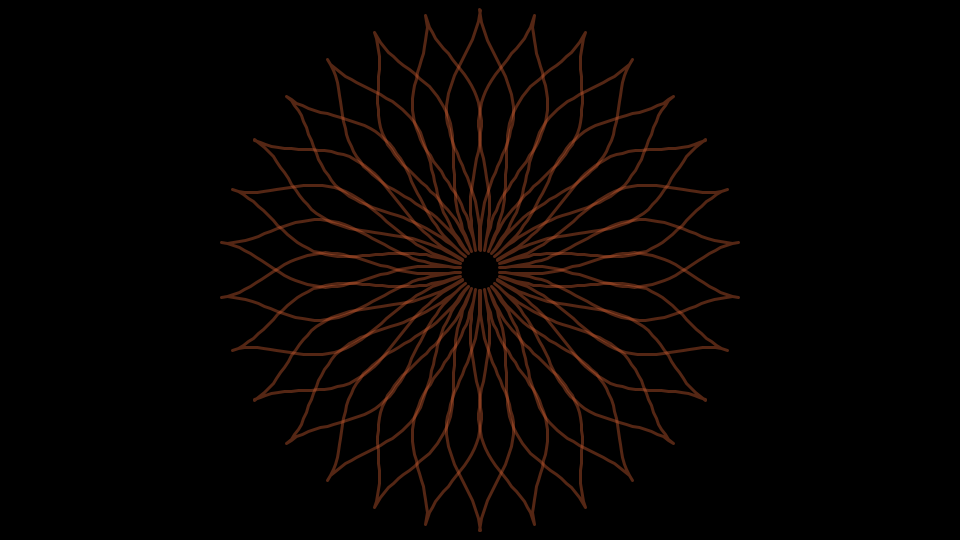
Frame 1 (no input)
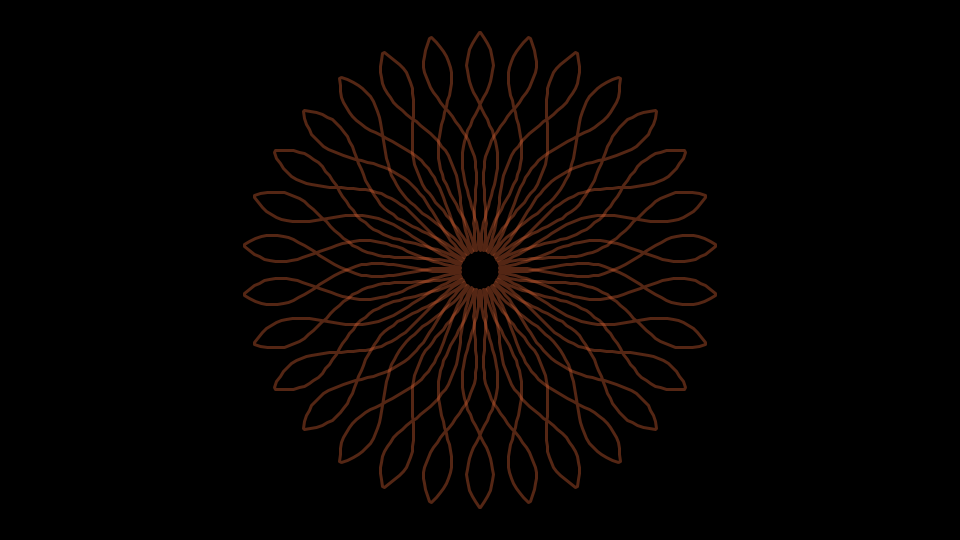
Frame 60 (the mouse pressed at the canvas centre just before this capture)
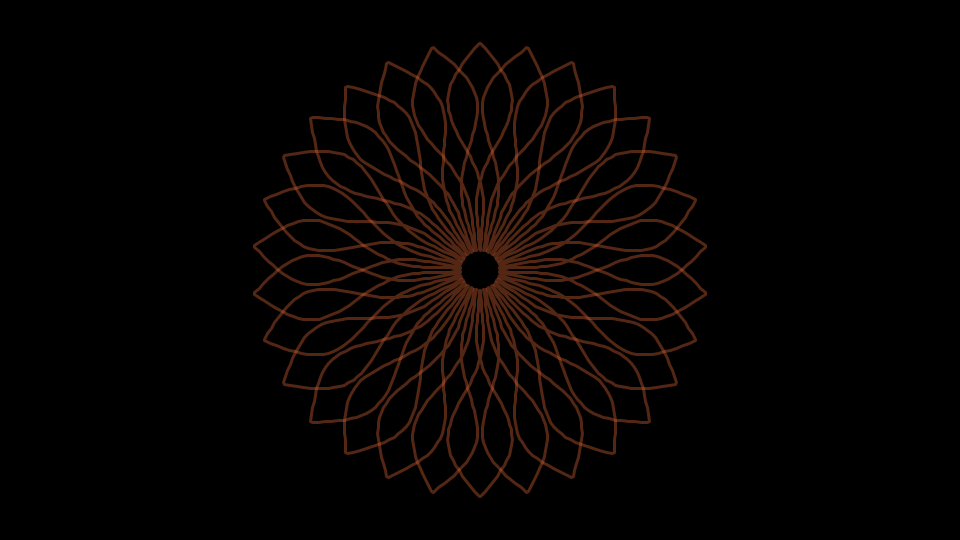
Frame 120 (the mouse held since frame 60 and released just before this capture)

The Processing sketch that drew these frames (run headless with seeded random() and noise(); from frame 60 on, the mouse is pressed at the canvas centre):

// Processing sketch: Flower
// ── Flower.pde
// 设置图形的大小
float ratio = 12;
float direction = 0.1;
float quantity = 12;

void setup()
{
  size(960, 540);
  smooth();
  
  strokeJoin(ROUND);
  stroke(215, 96, 52, 100);
  strokeWeight(3);
  
  noFill();
  //fill(198, 63, 54);
}

void draw()
{
  background(0);
  translate(width/2, height/2);
  
  // 设置基本图形的密度
  for (int density=0; density<360; density+=quantity)
  {
    pushMatrix();
    rotate(radians(density));
    
    beginShape();
    for (float q = 0; q <= 20; q+=0.5)
    {
      float l = (sin(radians(q*9+frameCount))*(1+sin(radians(q*9))*(q*3)));
      vertex(l, (10+q*ratio)+10);
    }
    
    for (float q = 20; q >= 0; q-=0.5)
    {
      float l = (sin(radians(q*9+frameCount))*(1+sin(radians(q*9))*(q*3)));
      vertex(-l, (10+q*ratio)+10);
    }
    endShape();
    
    popMatrix();
  }
  
  if(ratio > 12 || ratio < 10)
  {
    direction = -direction;
  }
  
  ratio += direction * 0.2;
}
